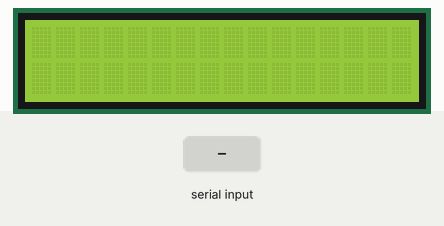
Recording of a sketch running on a simulated ESP32. On the bench: 16×2 character LCD. The test bench sets the inputs (shaded band). WiFi joins after 1.5 s; servers stay silent unless stated; uploads are accepted with an empty reply; the local clock reads 2024-03-15 10:24:30 at power-on unless the sketch sets it; web services answer with replies made up by the test bench; not simulated (calls return 0 or success): arduino_secrets.h; what the sketch prints to the serial monitor is not drawn.

Above: at 3.2 s.
3.3 s: "1" received over the second serial link
At 5.8 s:
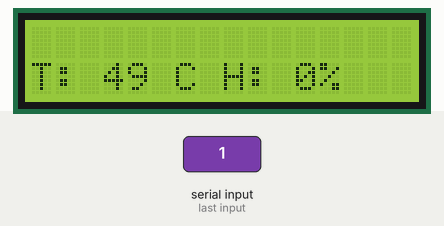
6.2 s: "0" received over the second serial link
Timing chart, 0 to 9.2 s (numbered marks = the images above; inputs shaded):
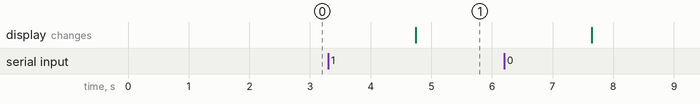

Measured:
- after the input at 3.3 s, the display: changes after 1.4 s (image 1)

The sketch:

ESP32.ino
```cpp
#include "arduino_secrets.h"
#include <WiFi.h>
#include <HTTPClient.h>
#include <StringSplitter.h>
#include <ESPAsyncWebServer.h>
#include <LiquidCrystal_I2C.h>

#define RX2_PIN 16
#define TX2_PIN 17

const char* ssid = SECRET_SSID; // Your Wi-Fi SSID
const char* password = SECRET_PASSWORD; // Your Wi-Fi Password

String serverName = SERVER_NAME;

String dateTimeServer = "https://timeapi.io/api/time/current/zone?timeZone=Europe%2FBucharest"; //Server for date and time

typedef struct { //If you use other then char or char[], specify in format mentioned below.
    uint32_t temperature;
    uint32_t humidity;
    uint32_t result;
} SensorData;

AsyncWebServer server(80);
LiquidCrystal_I2C lcd(0x27, 16, 2);

SensorData sensorData;


void setup() {
  Serial.begin(9600);
  Serial2.begin(9600,SERIAL_8N1,RX2_PIN,TX2_PIN);

  lcd.init();
  lcd.backlight();

  // Connect to Wi-Fi
  WiFi.begin(ssid, password);
  while (WiFi.status() != WL_CONNECTED) {
    delay(1000);
    Serial.println("Connecting to WiFi...");
  }
  Serial.println("Connected to WiFi");
  Serial.println(WiFi.localIP());

  server.on("/getSensorData", HTTP_GET, [](AsyncWebServerRequest* request) {
    getSensorData();
    request->send(200, "text/html", "<html><body><h1>You will receive new data!</h1></body></html>");
  });

   // Start the server
  server.begin();
}

void loop() {
  while(Serial2.available())
  {
    receive(&sensorData);
    int temperature=sensorData.temperature;
    int humidity=sensorData.humidity;
    String date=getCurrentDate();
    Serial.println(temperature);
    Serial.println(humidity);
    Serial.println(date);
    sendToDatabase(temperature,humidity,date);
    printDataOnLCD(temperature,humidity,date);
  }
}

String getCurrentDate(){
  HTTPClient http;
  String date="";
  String urlPath=dateTimeServer;
  http.begin(urlPath);
  int httpResponseCode = http.GET();
  if (httpResponseCode>0) {
      String payload = http.getString();
      date=parsePayload(payload);
    }
  http.end();
  return date;
}

String parsePayload(String payload){
  StringSplitter *splitter = new StringSplitter(payload, ',', 10);
  String item = splitter->getItemAtIndex(7);
  splitter = new StringSplitter(item, '"', 10);
  item = splitter->getItemAtIndex(2);
  splitter = new StringSplitter(item, '.', 10);
  item = splitter->getItemAtIndex(0);
  splitter = new StringSplitter(item, 'T', 10);
  item = splitter->getItemAtIndex(0)+" "+splitter->getItemAtIndex(1);
  return item;
}

bool receive(SensorData* sd){
  return (Serial2.readBytes((char*)sd, sizeof(SensorData)) == sizeof(SensorData));
}

void sendToDatabase(int temperature, int humidity, String date){
  HTTPClient http;
  String urlPath="http://"+serverName+"/addSensorData.php";
  String httpRequestData ="temperature="+String(temperature)+"&humidity="+String(humidity)+"&date="+date;
  http.begin(urlPath);
  http.addHeader("Content-Type", "application/x-www-form-urlencoded");
  int httpResponseCode = http.POST(httpRequestData);
  if (httpResponseCode>0) {
      Serial.print("HTTP Response code: ");
      Serial.println(httpResponseCode);
    }
  http.end();
}

void printDataOnLCD(int temperature, int humidity, String date){
   lcd.setCursor(0, 0);
   lcd.print("                ");
   lcd.setCursor(0, 0);
   lcd.print(date);
   lcd.setCursor(0, 1);
   lcd.print("                ");
   lcd.setCursor(0, 1);
   lcd.print("T: "+String(temperature)+" C H: "+String(humidity)+"%");
}

void getSensorData(){
  Serial2.print("GET data");
}
```
